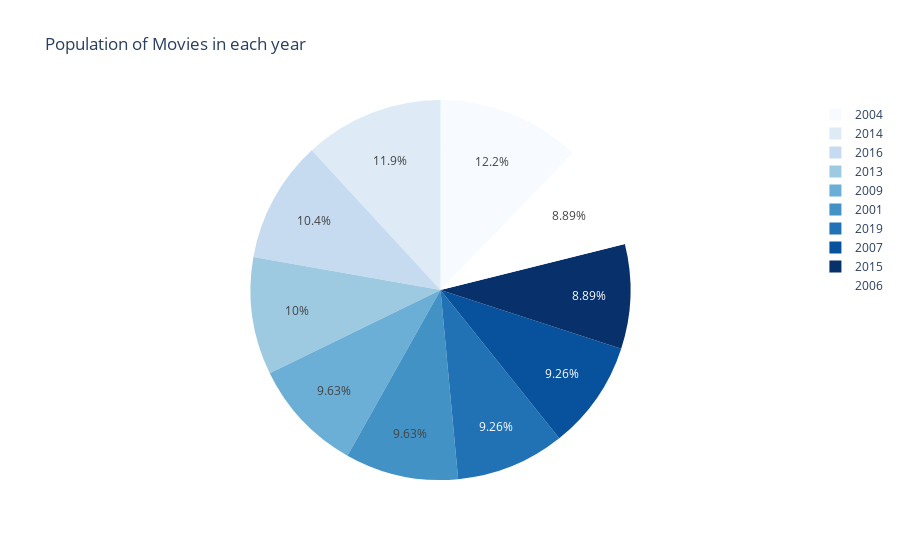

This figure's notebook cell:
### Code cell
fig = px.pie(topyear, names=topyear.index,values=topyear.Count,title='Population of Movies in each year',color_discrete_sequence=px.colors.sequential.Blues)
fig.show()

### Figure 1 — Plotly figure (JSON) as saved in the notebook; plotly's stock layout.template omitted (floating-point values rounded to 4 significant figures)
{"data": [{"domain": {"x": [0, 1], "y": [0, 1]}, "hovertemplate": "index=%{label}<br>Count=%{value}<extra></extra>", "labels": [2004, 2014, 2016, 2013, 2009, 2001, 2019, 2007, 2015, 2006], "legendgroup": "", "name": "", "showlegend": true, "type": "pie", "values": [33, 32, 28, 27, 26, 26, 25, 25, 24, 24]}], "layout": {"legend": {"tracegroupgap": 0}, "piecolorway": ["rgb(247,251,255)", "rgb(222,235,247)", "rgb(198,219,239)", "rgb(158,202,225)", "rgb(107,174,214)", "rgb(66,146,198)", "rgb(33,113,181)", "rgb(8,81,156)", "rgb(8,48,107)"], "title": {"text": "Population of Movies in each year"}}}
